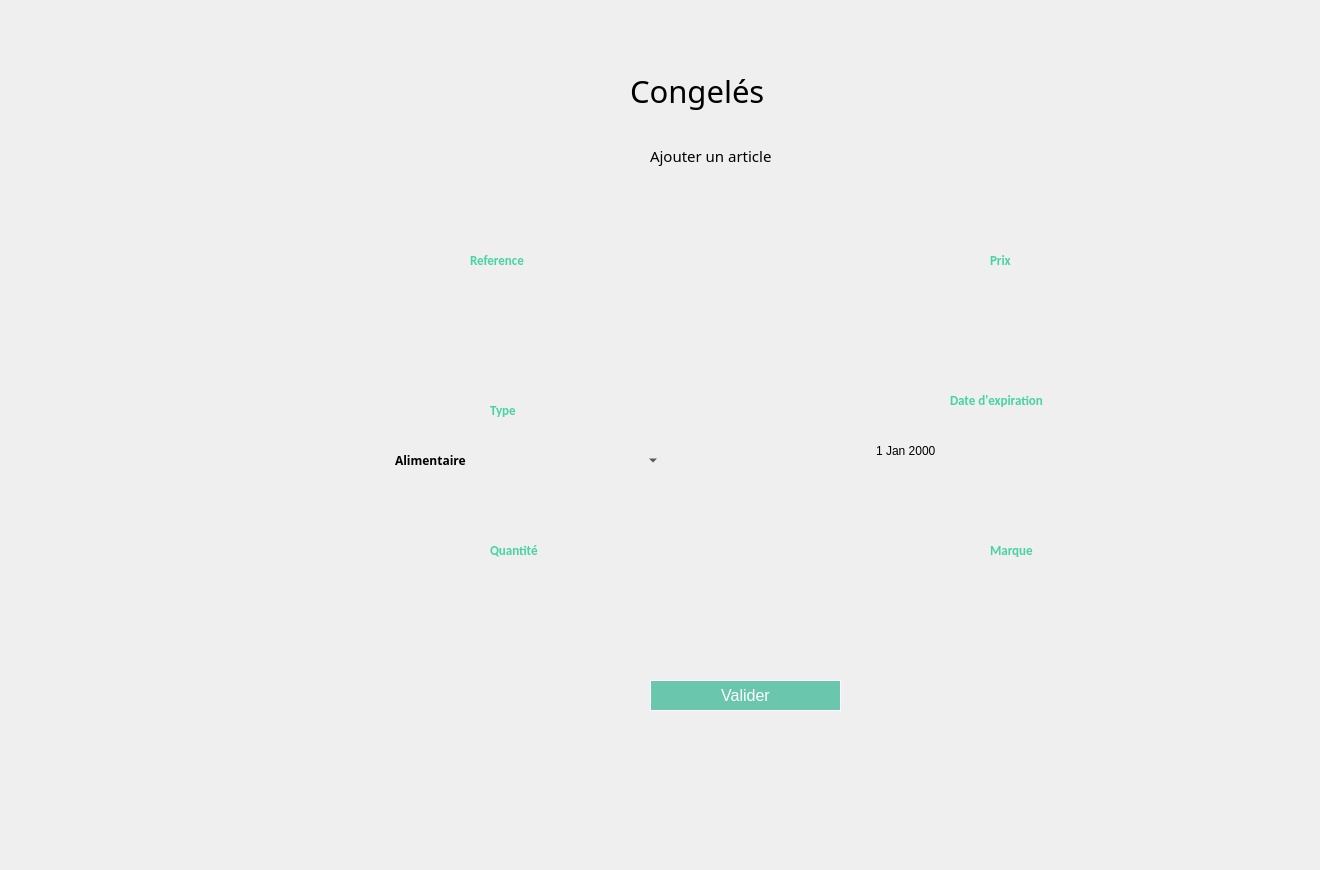
    <widget class="QWidget" name="page_4">
     <widget class="QLabel" name="label_337">
      <property name="geometry">
       <rect>
        <x>330</x>
        <y>260</y>
        <width>371</width>
        <height>121</height>
       </rect>
      </property>
      <property name="text">
       <string/>
      </property>
      <property name="pixmap">
       <pixmap>../../Downloads/saisir.png</pixmap>
      </property>
      <property name="scaledContents">
       <bool>true</bool>
      </property>
     </widget>
     <widget class="QComboBox" name="type_4">
      <property name="geometry">
       <rect>
        <x>390</x>
        <y>440</y>
        <width>271</width>
        <height>41</height>
       </rect>
      </property>
      <property name="font">
       <font>
        <family>Myriad Pro</family>
        <weight>75</weight>
        <bold>true</bold>
       </font>
      </property>
      <property name="styleSheet">
       <string notr="true"> background-color: Transparent;
 border: none;</string>
      </property>
      <item>
       <property name="text">
        <string>Alimentaire</string>
       </property>
      </item>
      <item>
       <property name="text">
        <string>Congele</string>
       </property>
      </item>
      <item>
       <property name="text">
        <string>Electronique</string>
       </property>
      </item>
     </widget>
     <widget class="QLabel" name="label_338">
      <property name="geometry">
       <rect>
        <x>330</x>
        <y>400</y>
        <width>371</width>
        <height>121</height>
       </rect>
      </property>
      <property name="text">
       <string/>
      </property>
      <property name="pixmap">
       <pixmap>../../Downloads/saisir.png</pixmap>
      </property>
      <property name="scaledContents">
       <bool>true</bool>
      </property>
     </widget>
     <widget class="QLabel" name="label_8">
      <property name="geometry">
       <rect>
        <x>470</x>
        <y>250</y>
        <width>111</width>
        <height>20</height>
       </rect>
      </property>
      <property name="font">
       <font>
        <family>Calibri</family>
        <pointsize>10</pointsize>
        <weight>75</weight>
        <bold>true</bold>
       </font>
      </property>
      <property name="styleSheet">
       <string notr="true">color: rgb(70, 211, 164);</string>
      </property>
      <property name="text">
       <string>Reference</string>
      </property>
     </widget>
     <widget class="QLabel" name="label_339">
      <property name="geometry">
       <rect>
        <x>330</x>
        <y>540</y>
        <width>371</width>
        <height>121</height>
       </rect>
      </property>
      <property name="text">
       <string/>
      </property>
      <property name="pixmap">
       <pixmap>../../Downloads/saisir.png</pixmap>
      </property>
      <property name="scaledContents">
       <bool>true</bool>
      </property>
     </widget>
     <widget class="QLineEdit" name="quant_5">
      <property name="geometry">
       <rect>
        <x>370</x>
        <y>580</y>
        <width>301</width>
        <height>41</height>
       </rect>
      </property>
      <property name="styleSheet">
       <string notr="true"> background-color: Transparent;
 border: none;</string>
      </property>
     </widget>
     <widget class="QDateEdit" name="d_4">
      <property name="geometry">
       <rect>
        <x>860</x>
        <y>430</y>
        <width>291</width>
        <height>41</height>
       </rect>
      </property>
      <property name="layoutDirection">
       <enum>Qt::RightToLeft</enum>
      </property>
      <property name="styleSheet">
       <string notr="true"> background-color: Transparent;
 border: none;</string>
      </property>
     </widget>
     <widget class="QLabel" name="label_57">
      <property name="geometry">
       <rect>
        <x>810</x>
        <y>250</y>
        <width>371</width>
        <height>121</height>
       </rect>
      </property>
      <property name="text">
       <string/>
      </property>
      <property name="pixmap">
       <pixmap>../../Downloads/saisir.png</pixmap>
      </property>
      <property name="scaledContents">
       <bool>true</bool>
      </property>
     </widget>
     <widget class="QLineEdit" name="marque_4">
      <property name="geometry">
       <rect>
        <x>860</x>
        <y>580</y>
        <width>311</width>
        <height>41</height>
       </rect>
      </property>
      <property name="styleSheet">
       <string notr="true"> background-color: Transparent;
 border: none;</string>
      </property>
     </widget>
     <widget class="QLineEdit" name="ref_10">
      <property name="geometry">
       <rect>
        <x>360</x>
        <y>290</y>
        <width>311</width>
        <height>51</height>
       </rect>
      </property>
      <property name="styleSheet">
       <string notr="true"> background-color: Transparent;
 border: none;</string>
      </property>
      <property name="clearButtonEnabled">
       <bool>false</bool>
      </property>
     </widget>
     <widget class="QLabel" name="label_58">
      <property name="geometry">
       <rect>
        <x>990</x>
        <y>250</y>
        <width>111</width>
        <height>20</height>
       </rect>
      </property>
      <property name="font">
       <font>
        <family>Calibri</family>
        <pointsize>10</pointsize>
        <weight>75</weight>
        <bold>true</bold>
       </font>
      </property>
      <property name="styleSheet">
       <string notr="true">color: rgb(70, 211, 164);</string>
      </property>
      <property name="text">
       <string>Prix</string>
      </property>
     </widget>
     <widget class="QLineEdit" name="prix_5">
      <property name="geometry">
       <rect>
        <x>850</x>
        <y>290</y>
        <width>301</width>
        <height>41</height>
       </rect>
      </property>
      <property name="styleSheet">
       <string notr="true"> background-color: Transparent;
 border: none;</string>
      </property>
     </widget>
     <widget class="QLabel" name="label_340">
      <property name="geometry">
       <rect>
        <x>820</x>
        <y>540</y>
        <width>371</width>
        <height>121</height>
       </rect>
      </property>
      <property name="text">
       <string/>
      </property>
      <property name="pixmap">
       <pixmap>../../Downloads/saisir.png</pixmap>
      </property>
      <property name="scaledContents">
       <bool>true</bool>
      </property>
     </widget>
     <widget class="QLabel" name="label_59">
      <property name="geometry">
       <rect>
        <x>820</x>
        <y>390</y>
        <width>371</width>
        <height>121</height>
       </rect>
      </property>
      <property name="text">
       <string/>
      </property>
      <property name="pixmap">
       <pixmap>../../Downloads/saisir.png</pixmap>
      </property>
      <property name="scaledContents">
       <bool>true</bool>
      </property>
     </widget>
     <widget class="QPushButton" name="pushButton_555">
      <property name="geometry">
       <rect>
        <x>650</x>
        <y>680</y>
        <width>191</width>
        <height>31</height>
       </rect>
      </property>
      <property name="styleSheet">
       <string notr="true">QPushButton{
line-height: 1;
    color: #ffffff;
    background-color: #6ac6ad;
    background-clip: padding-box;
	border: 1px solid #ffffff;
    font-weight: 400;
	font-size: 16px;
    padding: 0.875rem 1.375rem;
}
QPushButton:hover{
	border: 1px solid #f75454;
 color: #f75454;
    background-color: #ffffff;

}
</string>
      </property>
      <property name="text">
       <string>Valider</string>
      </property>
     </widget>
     <widget class="QPushButton" name="pushButton_116">
      <property name="geometry">
       <rect>
        <x>100</x>
        <y>380</y>
        <width>91</width>
        <height>61</height>
       </rect>
      </property>
      <property name="styleSheet">
       <string notr="true">QPushButton {
	font-weight: 500;
	text-align: center;
    vertical-align: middle;
	background-color: transparent;
	padding: 5px 15px 15px 20px;
    color: #fff;
	font-size: 11px;
	border : 0;
	border-right: 3px solid transparent;
 	background-position: center top;
    background-repeat: no-repeat;
    background-origin: content;
    background-image: url(&quot;C:/Users/hp/Desktop/anglais/projet c++ design/gestion1.png&quot;);
}

QPushButton:hover {
	color: #ffffff;
	font-weight: 500;
	background-image: url(&quot;C:/Users/hp/Desktop/anglais/projet c++ design/gestion2.png&quot;);
}</string>
      </property>
      <property name="text">
       <string/>
      </property>
     </widget>
     <widget class="QLabel" name="label_341">
      <property name="geometry">
       <rect>
        <x>650</x>
        <y>140</y>
        <width>191</width>
        <height>31</height>
       </rect>
      </property>
      <property name="font">
       <font>
        <family>Montserrat Alternates</family>
        <pointsize>11</pointsize>
       </font>
      </property>
      <property name="text">
       <string>Ajouter un article</string>
      </property>
     </widget>
     <widget class="QPushButton" name="pushButton_stock_4">
      <property name="geometry">
       <rect>
        <x>40</x>
        <y>280</y>
        <width>211</width>
        <height>61</height>
       </rect>
      </property>
      <property name="styleSheet">
       <string notr="true">QPushButton {
	font-weight: 500;
	text-align: center;
    vertical-align: middle;
	background-color: transparent;
	padding: 5px 15px 15px 20px;
    color: #fff;
	font-size: 11px;
	border : 0;
	border-right: 3px solid transparent;
 	background-position: center top;
    background-repeat: no-repeat;
    background-origin: content;
    background-image: url(&quot;C:/Users/hp/Desktop/anglais/projet c++ design/pie1.png&quot;);
}

QPushButton:hover {
	color: #ffffff;
	font-weight: 500;
	background-image: url(&quot;C:/Users/hp/Desktop/anglais/projet c++ design/pie2.png&quot;);
}</string>
      </property>
      <property name="text">
       <string/>
      </property>
      <property name="flat">
       <bool>true</bool>
      </property>
     </widget>
     <widget class="QLabel" name="label_342">
      <property name="geometry">
       <rect>
        <x>-20</x>
        <y>-20</y>
        <width>1311</width>
        <height>861</height>
       </rect>
      </property>
      <property name="text">
       <string/>
      </property>
      <property name="pixmap">
       <pixmap>../../Desktop/anglais/projet c++ design/bg2.png</pixmap>
      </property>
      <property name="scaledContents">
       <bool>true</bool>
      </property>
     </widget>
     <widget class="QLabel" name="label_343">
      <property name="geometry">
       <rect>
        <x>630</x>
        <y>50</y>
        <width>301</width>
        <height>81</height>
       </rect>
      </property>
      <property name="font">
       <font>
        <family>Montserrat Alternates</family>
        <pointsize>23</pointsize>
       </font>
      </property>
      <property name="text">
       <string>Congelés</string>
      </property>
     </widget>
     <widget class="QPushButton" name="pushButton_117">
      <property name="geometry">
       <rect>
        <x>0</x>
        <y>710</y>
        <width>121</width>
        <height>61</height>
       </rect>
      </property>
      <property name="styleSheet">
       <string notr="true">QPushButton {
	font-weight: 500;
	text-align: center;
    vertical-align: middle;
	background-color: transparent;
	padding: 5px 15px 15px 20px;
    color: #fff;
	font-size: 11px;
	border : 0;
	border-right: 3px solid transparent;
 	background-position: center top;
    background-repeat: no-repeat;
    background-origin: content;
    background-image: url(&quot;C:/Users/hp/Desktop/anglais/projet c++ design/return1.png&quot;);
}

QPushButton:hover {
	color: #ffffff;
	font-weight: 500;
	background-image: url(&quot;C:/Users/hp/Desktop/anglais/projet c++ design/return2.png&quot;);
}</string>
      </property>
      <property name="text">
       <string/>
      </property>
     </widget>
     <widget class="QLabel" name="label_86">
      <property name="geometry">
       <rect>
        <x>990</x>
        <y>540</y>
        <width>111</width>
        <height>20</height>
       </rect>
      </property>
      <property name="font">
       <font>
        <family>Calibri</family>
        <pointsize>10</pointsize>
        <weight>75</weight>
        <bold>true</bold>
       </font>
      </property>
      <property name="styleSheet">
       <string notr="true">color: rgb(70, 211, 164);</string>
      </property>
      <property name="text">
       <string>Marque</string>
      </property>
     </widget>
     <widget class="QLabel" name="label_361">
      <property name="geometry">
       <rect>
        <x>490</x>
        <y>400</y>
        <width>111</width>
        <height>20</height>
       </rect>
      </property>
      <property name="font">
       <font>
        <family>Calibri</family>
        <pointsize>10</pointsize>
        <weight>75</weight>
        <bold>true</bold>
       </font>
      </property>
      <property name="styleSheet">
       <string notr="true">color: rgb(70, 211, 164);</string>
      </property>
      <property name="text">
       <string>Type</string>
      </property>
     </widget>
     <widget class="QLabel" name="label_362">
      <property name="geometry">
       <rect>
        <x>490</x>
        <y>540</y>
        <width>111</width>
        <height>20</height>
       </rect>
      </property>
      <property name="font">
       <font>
        <family>Calibri</family>
        <pointsize>10</pointsize>
        <weight>75</weight>
        <bold>true</bold>
       </font>
      </property>
      <property name="styleSheet">
       <string notr="true">color: rgb(70, 211, 164);</string>
      </property>
      <property name="text">
       <string>Quantité</string>
      </property>
     </widget>
     <widget class="QLabel" name="label_363">
      <property name="geometry">
       <rect>
        <x>950</x>
        <y>390</y>
        <width>131</width>
        <height>20</height>
       </rect>
      </property>
      <property name="font">
       <font>
        <family>Calibri</family>
        <pointsize>10</pointsize>
        <weight>75</weight>
        <bold>true</bold>
       </font>
      </property>
      <property name="styleSheet">
       <string notr="true">color: rgb(70, 211, 164);</string>
      </property>
      <property name="text">
       <string>Date d'expiration</string>
      </property>
     </widget>
     <zorder>label_342</zorder>
     <zorder>label_338</zorder>
     <zorder>label_341</zorder>
     <zorder>pushButton_116</zorder>
     <zorder>pushButton_stock_4</zorder>
     <zorder>label_337</zorder>
     <zorder>type_4</zorder>
     <zorder>label_8</zorder>
     <zorder>label_339</zorder>
     <zorder>quant_5</zorder>
     <zorder>label_57</zorder>
     <zorder>ref_10</zorder>
     <zorder>label_58</zorder>
     <zorder>label_340</zorder>
     <zorder>label_59</zorder>
     <zorder>pushButton_555</zorder>
     <zorder>d_4</zorder>
     <zorder>prix_5</zorder>
     <zorder>marque_4</zorder>
     <zorder>label_343</zorder>
     <zorder>pushButton_117</zorder>
     <zorder>label_86</zorder>
     <zorder>label_361</zorder>
     <zorder>label_362</zorder>
     <zorder>label_363</zorder>
    </widget>
